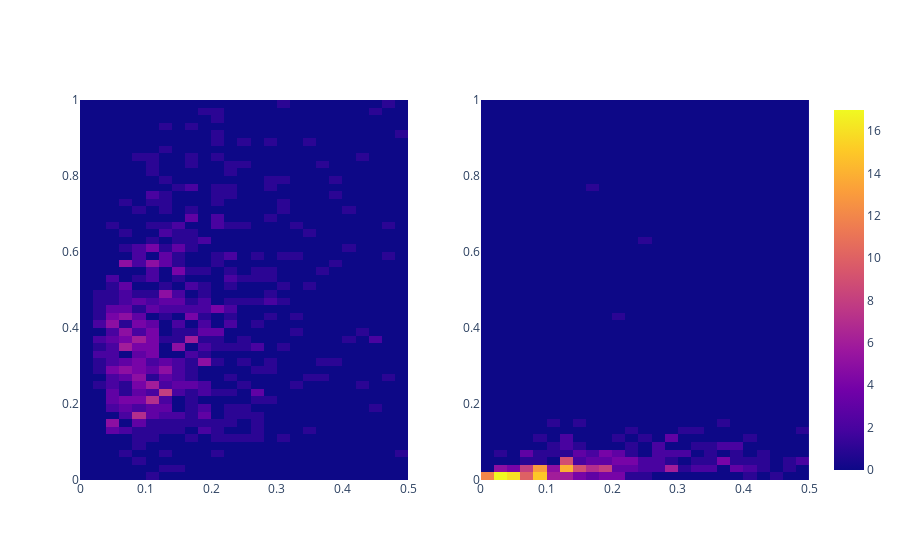

Here is the notebook cell this chart was saved with:
### Code cell
fig = make_subplots(
    rows=1, cols=2,
    column_widths=[0.5, 0.5],
    vertical_spacing=0.1,
    horizontal_spacing=0.1,
    specs=[[ {"type": "Histogram2d"},{"type": "Histogram2d"}]])

fig.add_trace(
    go.Histogram2d(
    x=birth_voiced,
    y=lifetime_voiced,
    autobinx=False,
    xbins=dict(start=0, end=.5, size=0.02),
    autobiny=False,
    ybins=dict(start=0, end=1, size=0.02),
    coloraxis = "coloraxis",
    ),
    row=1, col=1,
)

fig.add_trace(
    go.Histogram2d(
    x=birth_voiceless,
    y=lifetime_voiceless,
    autobinx=False,
    xbins=dict(start=0, end=.5, size=0.02),
    autobiny=False,
    ybins=dict(start=0, end=1, size=0.02),
    coloraxis = "coloraxis",
    ),
    row=1, col=2,
)

fig.show()

#pio.write_image(fig, 'E:/Topological_Analysis_of_Time_Series/pictures/pdf_graph_raw/Result_histogram.pdf',scale=1,height=400)

### Figure 1 — Plotly figure (JSON) as saved in the notebook; plotly's stock layout.template omitted (floating-point values rounded to 4 significant figures; data arrays with more than 128 entries replaced by an {"elided": "..."} marker saying what was removed)
{"data": [{"autobinx": false, "autobiny": false, "coloraxis": "coloraxis", "type": "histogram2d", "x": {"elided": "658 float values"}, "xaxis": "x", "xbins": {"end": 0.5, "size": 0.02, "start": 0}, "y": {"elided": "658 float values"}, "yaxis": "y", "ybins": {"end": 1, "size": 0.02, "start": 0}}, {"autobinx": false, "autobiny": false, "coloraxis": "coloraxis", "type": "histogram2d", "x": {"elided": "322 float values"}, "xaxis": "x2", "xbins": {"end": 0.5, "size": 0.02, "start": 0}, "y": {"elided": "322 float values"}, "yaxis": "y2", "ybins": {"end": 1, "size": 0.02, "start": 0}}], "layout": {"xaxis": {"anchor": "y", "domain": [0, 0.45]}, "xaxis2": {"anchor": "y2", "domain": [0.55, 1]}, "yaxis": {"anchor": "x", "domain": [0, 1]}, "yaxis2": {"anchor": "x2", "domain": [0, 1]}}}
